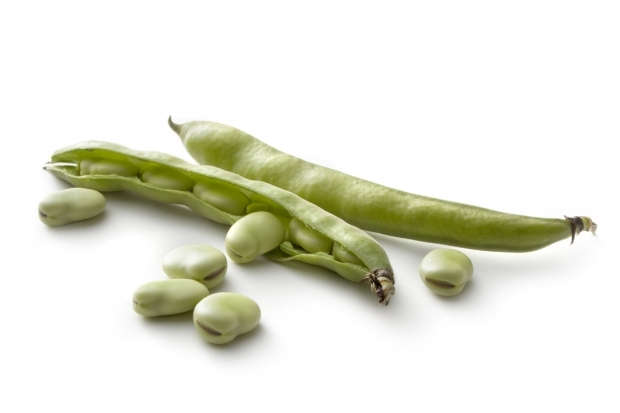
#> input picture LearningOpenCV4/images/beans.jpg, 620 x 413 px
$ python image.py
#> lines starting #> are read from the running program, lines starting #| are printed output that depends on the picture
import cv2
import numpy as np
import os


img = np.zeros((3, 3), dtype=np.uint8)
img_brg = cv2.cvtColor(img, cv2.COLOR_GRAY2BGR)

image_read = cv2.imread('../../images/beans.jpg')
#> image_read is the input picture: shape (413, 620, 3); mean B, G, R 217.6, 230, 229.2

# make the array
randomByteArray = bytearray(os.urandom(120000))
flatNumpyArray = np.array(randomByteArray)

# convert the array to grayscale
grayImage = flatNumpyArray.reshape(300, 400)
cv2.imwrite('../output/randomGray.jpg', grayImage)
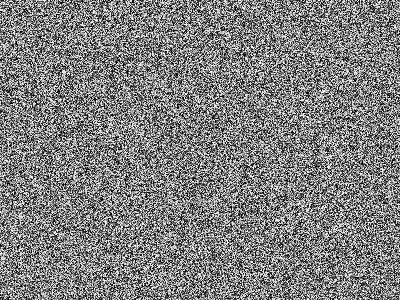
#> saved as randomGray.jpg: shape (300, 400); min 0, max 255, mean 127.5

# conver the array to color
brgImage = flatNumpyArray.reshape(100, 400, 3)
cv2.imwrite('../output/randomColor.jpg', brgImage)
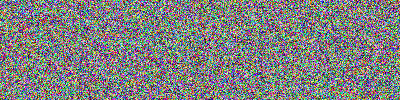
#> saved as randomColor.jpg: shape (100, 400, 3); mean B, G, R 127.3, 128, 127.2
